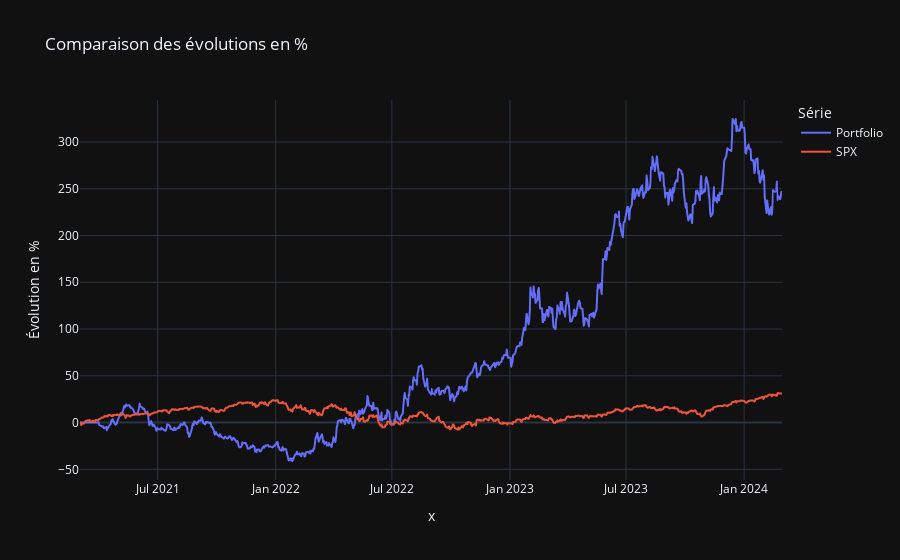

The cell this chart's notebook holds for it:
### Code cell
import plotly.express as px

money_norm =(final["Money"]/10000000*100)-100
spx_norm=(final["SPX"]/final["SPX"].iloc[0]* 100)-100

fix = px.line(x=final["Date"], y=[money_norm, spx_norm],labels={"value":"Évolution en %", "variable":"Série"},title="Comparaison des évolutions en %")
fix.data[0].name = "Portfolio"
fix.data[1].name = "SPX"
fix.update_layout(hovermode="x unified")

fix.show()

### Figure 1 — Plotly figure (JSON) as saved in the notebook; plotly's stock layout.template omitted (floating-point values rounded to 4 significant figures; data arrays with more than 128 entries replaced by an {"elided": "..."} marker saying what was removed)
{"data": [{"hovertemplate": "Série=wide_variable_0<br>x=%{x}<br>Évolution en %=%{y}<extra></extra>", "legendgroup": "wide_variable_0", "line": {"color": "#636efa", "dash": "solid"}, "marker": {"symbol": "circle"}, "mode": "lines", "name": "Portfolio", "showlegend": true, "x": {"elided": "783 str values"}, "xaxis": "x", "y": {"elided": "783 float values"}, "yaxis": "y", "type": "scattergl"}, {"hovertemplate": "Série=wide_variable_1<br>x=%{x}<br>Évolution en %=%{y}<extra></extra>", "legendgroup": "wide_variable_1", "line": {"color": "#EF553B", "dash": "solid"}, "marker": {"symbol": "circle"}, "mode": "lines", "name": "SPX", "showlegend": true, "x": {"elided": "783 str values"}, "xaxis": "x", "y": {"elided": "783 float values"}, "yaxis": "y", "type": "scattergl"}], "layout": {"xaxis": {"anchor": "y", "domain": [0.0, 1.0], "title": {"text": "x"}}, "yaxis": {"anchor": "x", "domain": [0.0, 1.0], "title": {"text": "Évolution en %"}}, "legend": {"title": {"text": "Série"}, "tracegroupgap": 0}, "title": {"text": "Comparaison des évolutions en %"}, "hovermode": "x unified"}}
